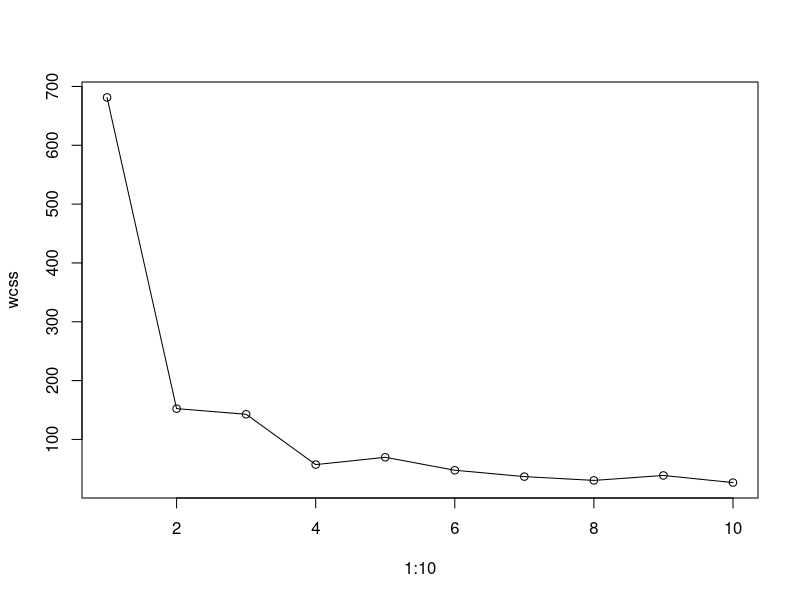
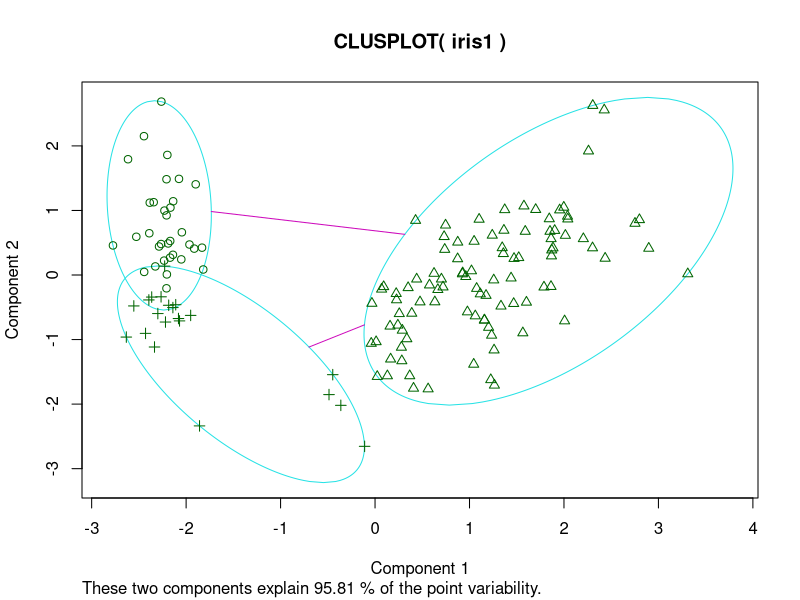

Here is the R script that generated these plots, in order:
# K means (KNN)

iris1 = iris[, 1:4]

wcss = vector()
for (i in 1:10)
  wcss[i] = sum(kmeans(iris1, i )$withinss)
plot(1:10, wcss, type='o')

model = kmeans(iris1, 3)
print(model)
library(cluster)
clusplot(iris1, model$cluster)